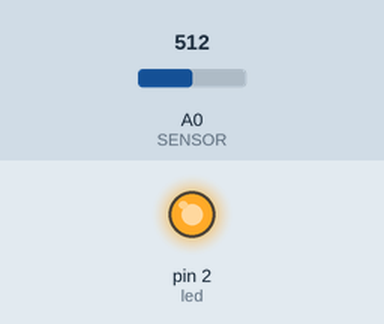
This sketch was run on a simulated Arduino Uno, built with avr-gcc and run on an emulated ATmega328P. Shown: output pins drawn as LEDs (lit = HIGH). The inputs (shaded band) are chosen by the test bench; at power-on: A0 (SENSOR) = 512. What the sketch prints to the serial monitor is not drawn.

Above: at 1.2 s.
1.3 s: A0 (SENSOR) set to 23
2.8 s: A0 (SENSOR) set to 19
At 3.2 s:
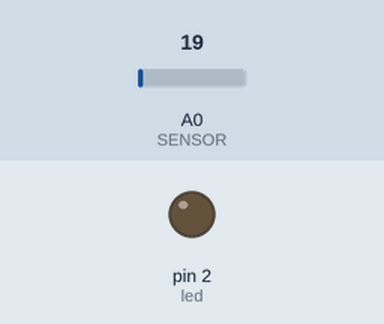
4.3 s: A0 (SENSOR) set to 122
At 5.5 s:
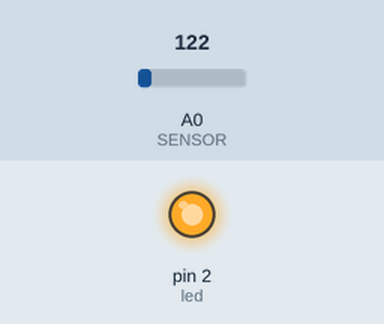
5.8 s: A0 (SENSOR) set to 10
At 7.0 s:
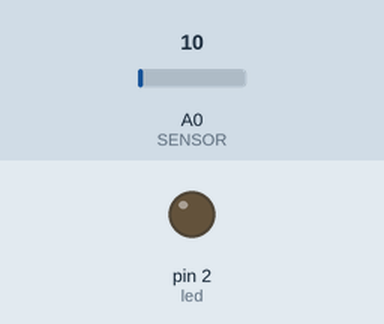
Timing chart, 0 to 8.3 s (numbered marks = the images above; inputs shaded):
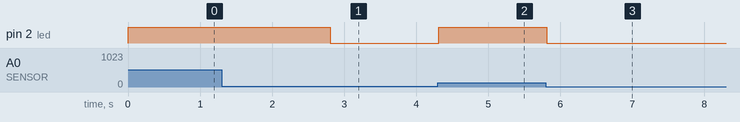

The sketch:

sensor_de_presenca.ino
```cpp
int SENSOR = 0;
int d = 0;
int led = 2;
// the setup routine runs once when you press reset:
void setup() {
  Serial.begin(9600);
  pinMode(led, OUTPUT);
}

// the loop routine runs over and over again forever:
void loop() {
  d = analogRead(SENSOR);
  Serial.print(d);

  if (d > 20){
    digitalWrite(led, HIGH);
  }else{
    digitalWrite(led, LOW);
  }
  delay(100);
}
```

Measured:
- the behaviour switches between 21 and 20 on A0 (SENSOR) (found by bisection; images 0 and 1)
- after the input at 1.3 s, every drawn part: stays the same
- after the input at 2.8 s, pin 2 (led): HIGH → LOW at once
- after the input at 4.3 s, pin 2 (led): LOW → HIGH at once
- after the input at 5.8 s, pin 2 (led): HIGH → LOW at once
